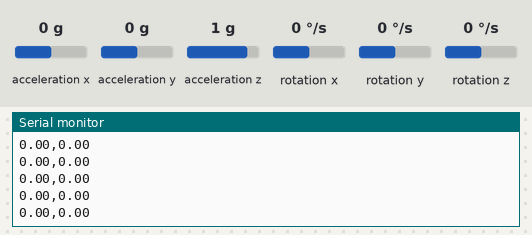
Recording of a sketch running on a simulated Arduino Uno, built with avr-gcc and run on an emulated ATmega328P. Parts: the last lines printed to the serial monitor. The test bench sets the inputs (shaded band); at power-on: acceleration z 1 g, acceleration x 0 g, acceleration y 0 g, rotation x 0 °/s, rotation y 0 °/s, rotation z 0 °/s.

Above: at 1.2 s.
1.3 s: acceleration z set to 0 g
At 1.41 s:
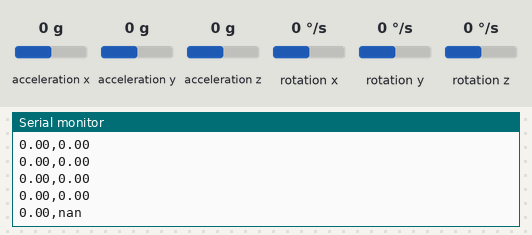
At 1.83 s:
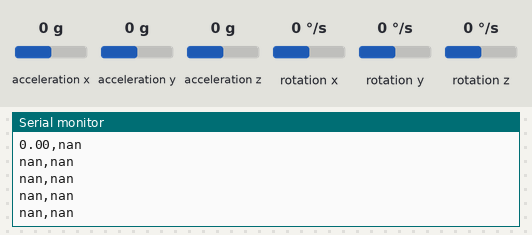

Measured:
- after the input at 1.3 s, the serial monitor: prints a new line after 0.11 s (image 1)

The sketch:

Segway_With_Fuzzy.ino
```cpp
//               0     1     2     3    4    5    6
//fuzzy member=[ nb ,  nm  , ns  , zo , ps , pm , pb]
//      ----------\    /\    /\   /\   /\   /\   /------------
//                 \  /  \  /  \ /  \ /  \ /  \ /
//                  X     X     X    X    X    X
//                 / \   / \   / \  / \  / \  / \
//                /   \ /   \ /   \/   \/   \/   \
//-------------------------------------------------------------------> x
#include <I2Cdev.h>
#include <MPU6050.h>
#include <Wire.h>
int count =0;

MPU6050 MPU6050;
int16_t ax,ay,az;
int16_t gx,gy,gz;
float aax,aay,aaz;
float ggx,ggy,ggz;
double Angle_accX;
double Gx = 0;

//===========Kalman Filter Parameter===========
const double Q_angle = 0.001;
const double Q_gyroBias = 0.003;
const double R_angle = 0.03;
unsigned long lastTime;
double dt;
double P00=10,P01=0,P10=0,P11=10,K[2];
double newAngle,newRate,angle,rate,bias = 0;
double y,S;
//============================================

//============Fuzzy Controller Parameter======
double fuzzy[7]={ -1 ,-0.35 ,-0.15,0 ,0.15 ,0.35 , 1};
int tempmember[2]={8,8};

int xmember[2]={8,8};
int ymember[2]={8,8};

double xhigh[2]={0.0,0.0};
double yhigh[2]={0.0,0.0};

int ruleresult[4]={8,8,8,8};

double minhigh[4]={0,0,0,0};
double wxu;
double w;
double u;
//==========================================
void setup(){
  Wire.begin();
  Serial.begin(9600);
  Serial.println("Initializing I2C device....");
  MPU6050.initialize();

  Serial.println("Testing device connections...");
  Serial.println(MPU6050.testConnection()?"MPU6050 connection successful":"MPU6050 connection failure");

  MPU6050.getMotion6(&ax,&ay,&az,&gx,&gy,&gz);
  aax = ax/16384.00;
  aay = ay/16384.00;
  aaz = az/16384.00;
  angle = atan(aax/sqrt(aaz*aaz+aay*aay))*180/3.14;  Angle_accX = angle;
  bias = gx/131.0;
  lastTime = micros();
}

void loop(){

  Kalmanfilter();
  angle /= 40 ;
//  rate /=
//  findruleresult(rate,angle);
//  minhighop();
//  avargeu();

  Serial.print(rate);
  Serial.print(",");
  Serial.println(angle);
  delay(100);

}

void Kalmanfilter(){
  MPU6050.getMotion6(&ax,&ay,&az,&gx,&gy,&gz);
  //==============================
  aax = ax/16384.00;
  aay = ay/16384.00;
  aaz = az/16384.00;
  //==============================
  newAngle = atan(aax/sqrt(aaz*aaz+aay*aay))*180/3.14;  Angle_accX = newAngle;
  newRate = gx / 131.00;
  dt = ((double)(micros()-lastTime)/1000000);
  Gx=Gx+(newRate-bias)*dt;

  rate = newRate - bias;
  angle += dt * rate;


  P00 += dt * (dt*P11 -  P01 - P10 + Q_angle);
  P01 -= dt * P11;
  P10 -= dt * P11;
  P11 += Q_gyroBias * dt;


  y=newAngle -angle;
  S = P00 + R_angle;


  K[0] = P00 / S;
  K[1] = P10 / S;

  angle += K[0] * y;
  bias += K[1] * y;


  P00 -= K[0] *P00;
  P01 -= K[0] *P01;
  P10 -= K[1] *P00;
  P11 -= K[1] *P01;

  lastTime = micros();
}
void avargeu(){
  wxu=0;
  w=0;
  for(int i=0;i<4;i++){
    wxu+=fuzzy[ruleresult[i]]*minhigh[i];
    w+=minhigh[i];
  }
  u=wxu/w;
}

void minhighop(){
  int count=0;
  for(int i=0;i<2;i++){
    for(int j=0;j<2;j++){
      if(xhigh[i]==0 || yhigh[j]==0){minhigh[count]=0;count+=1;}
      else{minhigh[count]=min(xhigh[i],yhigh[j]);count+=1;}
    }
  }
//  Serial.print("minhigh:");Serial.print(minhigh[0]);  Serial.print(",");  Serial.print(minhigh[1]);Serial.print(",");
//  Serial.print(minhigh[2]);  Serial.print(",");  Serial.println(minhigh[3]);
}

void findruleresult(float x,float y){
    classify(x);
    xmember[0]=tempmember[0];
    xmember[1]=tempmember[1];
    if(xmember[0]==8 || xmember[1]==8){ xhigh[0]=1; xhigh[1]=1;}
    else{ for(int i=0;i<2;i++){ xhigh[i]=memberhigh(x,xmember[i]); } }

    classify(y);
    ymember[0]=tempmember[0];
    ymember[1]=tempmember[1];
    if(ymember[0]==8 || ymember[1]==8){ yhigh[0]=1; yhigh[1]=1;}
    else{for(int i=0;i<2;i++){ yhigh[i]=memberhigh(y,ymember[i]); } }

//    Serial.print("xmember:");Serial.print(xmember[0]);  Serial.print(",");  Serial.println(xmember[1]);
//    Serial.print("xmember high:");Serial.print(xhigh[0]);  Serial.print(",");  Serial.println(xhigh[1]);
//    Serial.print("ymember:");Serial.print(ymember[0]);  Serial.print(",");  Serial.println(ymember[1]);
//    Serial.print("ymember high:");Serial.print(yhigh[0]);  Serial.print(",");  Serial.println(yhigh[1]);

    fuzzyrule(xmember,ymember);
//    Serial.print(ruleresult[0]);  Serial.print(",");  Serial.print(ruleresult[1]);Serial.print(",");
//    Serial.print(ruleresult[2]);  Serial.print(",");  Serial.println(ruleresult[3]);
}//void findruleresult(float x,float y)


void classify(float nowx){
  if(fuzzy[0] >= nowx ){tempmember[0]=0;tempmember[1]=8;}
  if(fuzzy[1] >= nowx && nowx> fuzzy[0]){tempmember[0]=0;tempmember[1]=1;}
  if(fuzzy[2] >= nowx && nowx> fuzzy[1]){tempmember[0]=1;tempmember[1]=2;}
  if(fuzzy[3] >= nowx && nowx> fuzzy[2]){tempmember[0]=2;tempmember[1]=3;}
  if(fuzzy[4] >= nowx && nowx> fuzzy[3]){tempmember[0]=3;tempmember[1]=4;}
  if(fuzzy[5] >=nowx && nowx> fuzzy[4]){tempmember[0]=4;tempmember[1]=5;}
  if(fuzzy[6] >=nowx && nowx> fuzzy[5]){tempmember[0]=5;tempmember[1]=6;}
  if(fuzzy[6] < nowx){tempmember[0]=6;tempmember[1]=8;}
}//void classify(float nowx)

float memberhigh(float nowx,int member){
  if(nowx<fuzzy[member]){
    float high=(nowx-fuzzy[member-1])/(fuzzy[member]-fuzzy[member-1]);
    return high;
  }
  if(nowx>fuzzy[member]){
    float high=(nowx-fuzzy[member+1])/(fuzzy[member]-fuzzy[member+1]);
    return high;
  }
  if(nowx==fuzzy[member]){
    float high=1;
    return high;
  }
}//float memberhigh(float nowx,int member)

void fuzzyrule(int xin[],int yin[]){
  int count=0;
  for(int i=0;i<2;i++){
    for(int j=0;j<2;j++){
      int x=xin[i]; int y=yin[j];
      if(x==0 && y==0){ruleresult[count]=6;count+=1;}if(x==1 && y==0){ruleresult[count]=6;count+=1;}
      if(x==0 && y==1){ruleresult[count]=6;count+=1;}if(x==1 && y==1){ruleresult[count]=6;count+=1;}
      if(x==0 && y==2){ruleresult[count]=5;count+=1;}if(x==1 && y==2){ruleresult[count]=5;count+=1;}
      if(x==0 && y==3){ruleresult[count]=5;count+=1;}if(x==1 && y==3){ruleresult[count]=5;count+=1;}
      if(x==0 && y==4){ruleresult[count]=4;count+=1;}if(x==1 && y==4){ruleresult[count]=4;count+=1;}
      if(x==0 && y==5){ruleresult[count]=4;count+=1;}if(x==1 && y==5){ruleresult[count]=3;count+=1;}
      if(x==0 && y==6){ruleresult[count]=3;count+=1;}if(x==1 && y==6){ruleresult[count]=2;count+=1;}
    //------------------------------------------------------------------------------------------
      if(x==2 && y==0){ruleresult[count]=6;count+=1;}if(x==3 && y==0){ruleresult[count]=6;count+=1;}
      if(x==2 && y==1){ruleresult[count]=5;count+=1;}if(x==3 && y==1){ruleresult[count]=5;count+=1;}
      if(x==2 && y==2){ruleresult[count]=4;count+=1;}if(x==3 && y==2){ruleresult[count]=4;count+=1;}
      if(x==2 && y==3){ruleresult[count]=4;count+=1;}if(x==3 && y==3){ruleresult[count]=3;count+=1;}
      if(x==2 && y==4){ruleresult[count]=3;count+=1;}if(x==3 && y==4){ruleresult[count]=2;count+=1;}
      if(x==2 && y==5){ruleresult[count]=2;count+=1;}if(x==3 && y==5){ruleresult[count]=1;count+=1;}
      if(x==2 && y==6){ruleresult[count]=1;count+=1;}if(x==3 && y==6){ruleresult[count]=0;count+=1;}
    //------------------------------------------------------------------------------------------
      if(x==4 && y==0){ruleresult[count]=5;count+=1;}if(x==5 && y==0){ruleresult[count]=4;count+=1;}
      if(x==4 && y==1){ruleresult[count]=4;count+=1;}if(x==5 && y==1){ruleresult[count]=3;count+=1;}
      if(x==4 && y==2){ruleresult[count]=3;count+=1;}if(x==5 && y==2){ruleresult[count]=2;count+=1;}
      if(x==4 && y==3){ruleresult[count]=2;count+=1;}if(x==5 && y==3){ruleresult[count]=1;count+=1;}
      if(x==4 && y==4){ruleresult[count]=2;count+=1;}if(x==5 && y==4){ruleresult[count]=1;count+=1;}
      if(x==4 && y==5){ruleresult[count]=1;count+=1;}if(x==5 && y==5){ruleresult[count]=0;count+=1;}
      if(x==4 && y==6){ruleresult[count]=0;count+=1;}if(x==5 && y==6){ruleresult[count]=0;count+=1;}
    //------------------------------------------------------------------------------------------
      if(x==6 && y==0){ruleresult[count]=3;count+=1;}
      if(x==6 && y==1){ruleresult[count]=2;count+=1;}
      if(x==6 && y==2){ruleresult[count]=2;count+=1;}
      if(x==6 && y==3){ruleresult[count]=1;count+=1;}
      if(x==6 && y==4){ruleresult[count]=1;count+=1;}
      if(x==6 && y==5){ruleresult[count]=0;count+=1;}
      if(x==6 && y==6){ruleresult[count]=0;count+=1;}
    }//for(int j=0;j<2;j++)
  }//for(int i=0;i<2;i++)
}//void fuzzyrule(int x,int y){
```
